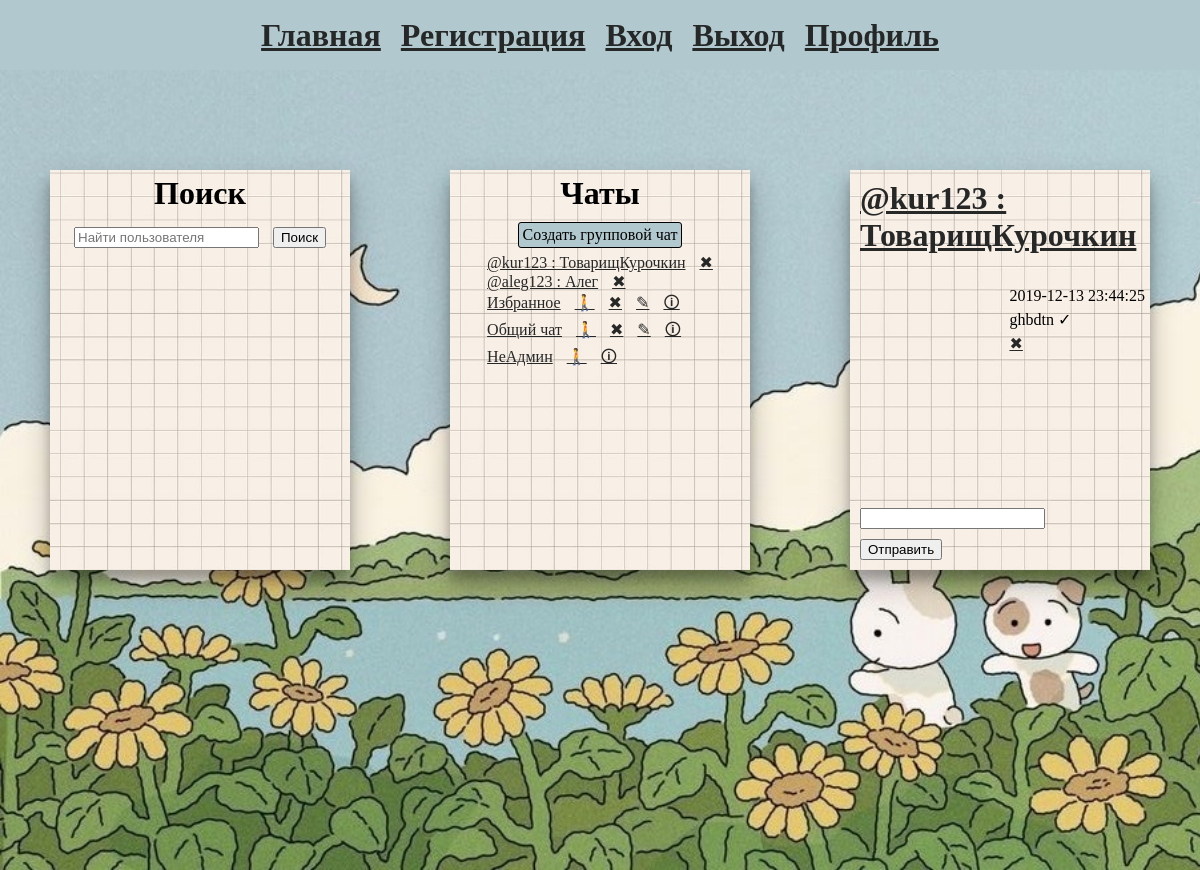
/?chat_id=2 (signed in), run on an earlier commit of the app's database.
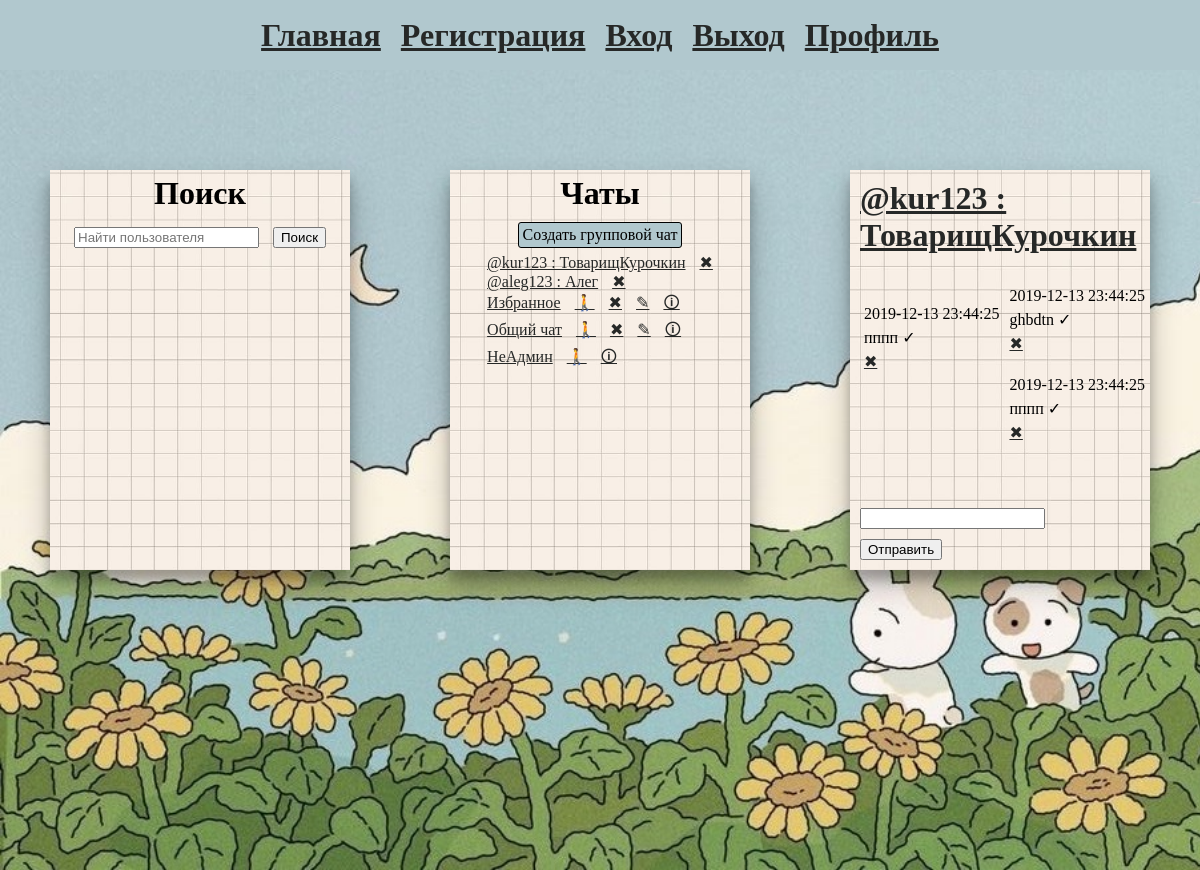
And on a later commit of the database.
### database_setup.py (models this page shows)
class ChatParticipant(Base):
    __tablename__ = 'chat_participant'
    Id = Column(Integer, primary_key=True)
    Status = Column(Integer, nullable=False, default=0)  # 0-участник, 1-администратор
    UserId = Column(Integer, ForeignKey('user.Id'), nullable=False)
    ChatId = Column(Integer, ForeignKey('chat.Id'), nullable=False)

class Chat(Base):
    __tablename__ = 'chat'
    Id = Column(Integer, primary_key=True)
    Name = Column(String(300), nullable=False, default="")
    Type = Column(Integer, nullable=False, default=0)  # 0-личная переписка 1-общий чат
    Date = Column(DateTime, default=datetime.utcnow, nullable=False)
    Messages = relationship('Message', backref='chat', lazy=True)
    ChatParticipants = relationship('ChatParticipant', backref='chat', lazy=True)

class Message(Base):
    __tablename__ = 'message'
    Id = Column(Integer, primary_key=True)
    Date = Column(DateTime, default=datetime.utcnow, nullable=False)
    Status = Column(Integer, nullable=False, default=0)  # 0-не прочитано 1-прочитанно
    SenderId = Column(Integer, ForeignKey('user.Id'), nullable=False)
    ChatId = Column(Integer, ForeignKey('chat.Id'), nullable=False)
    ContentId = Column(Integer, ForeignKey('content.Id'), nullable=False)

class Content(Base):
    __tablename__ = 'content'
    Id = Column(Integer, primary_key=True)
    Text = Column(Text, nullable=False, default="")
    Photo = Column(String(300), nullable=False, default="")
    Messages = relationship('Message', backref='content', lazy=True)

### main.py (the view, shortened to what this page needs)
@app.route('/', methods=['POST', 'GET'])
@login_required
def index():
    user_id = current_user.Id
    user_chats = session.query(ChatParticipant).filter(ChatParticipant.UserId == str(user_id)).all()
    chats = []
    for user_chat in user_chats:
        personal_chat = session.query(ChatParticipant, Chat, User). \
            filter(and_(ChatParticipant.ChatId == user_chat.ChatId, ChatParticipant.UserId != user_id)). \
            join(Chat, and_(Chat.Id == ChatParticipant.ChatId, Chat.Type == 0)). \
            join(User, User.Id == ChatParticipant.UserId).order_by(asc(Chat.Date)).first()
        group_chat = session.query(ChatParticipant, Chat). \
            filter(and_(ChatParticipant.ChatId == user_chat.ChatId, ChatParticipant.UserId == user_id)). \
            join(Chat, and_(Chat.Id == ChatParticipant.ChatId, Chat.Type == 1)).first()
        if personal_chat:
            personal_chat.Chat.Name = "@" + str(personal_chat.User.Login) + " : " + str(personal_chat.User.Name)
            chats.append(personal_chat)
        elif group_chat:
            chats.append(group_chat)
    if request.args.get('chat_id'):
        chat_id = request.args.get('chat_id')
        chat = session.query(Chat).filter(Chat.Id == chat_id).first()
        access = session.query(ChatParticipant). \
            filter(and_(ChatParticipant.ChatId == chat_id, ChatParticipant.UserId == user_id)).first()
        if not access:
            return redirect('/')
        messages = session.query(Message, Chat, Content, User). \
            filter(Chat.Id == chat_id). \
            join(Chat, Message.ChatId == Chat.Id). \
            join(Content, Message.ContentId == Content.Id). \
            join(User, User.Id == Message.SenderId). \
            order_by(asc(Message.Date)).all()
        for message in messages:
            if message.Message.SenderId != user_id and message.Message.Status == 0:
                message.Message.Status = 1
            session.commit()
        return render_template('index.html', chats=chats, chat=chat, messages=messages, user_id=user_id)

### main.py (called while the page is built)
@login_manager.user_loader
def load_user(user_id):
    return session.query(User).filter_by(Id=user_id).first()

### templates/index.html (shortened to what this page needs)
{% extends 'base.html' %}
{% block body %}
<div class="background_image">
    <div class="paper top_div">
        <div>
            <div class="top_div">
                <h1>Поиск</h1>
            </div>
            <form method="post">
                <input type="text" name="search" placeholder="Найти пользователя" hx-get>
                <input type="submit" value="Поиск">
            </form>
        </div>
    </div>
    <div class="paper top_div">
        <div>
            <div class="top_div">
                <h1>Чаты</h1>
            </div>
            <div class="top_div">
                <a class="mimic_button" href="/create_group_chat">Создать групповой чат</a>
            </div>
            <div class="scrolling">
                {% for chat in chats %}
                    {% if chat.Chat.Type == 0%}
                        <a href="{{ url_for('index', chat_id=chat.Chat.Id) }}">{{ chat.Chat.Name }}</a>
                        <a href="{{ url_for('delete_chat', chat_id=chat.Chat.Id) }}">✖</a>
                    {% endif %}
                    {% if chat.Chat.Type == 1 and chat.ChatParticipant.Status == 1 %}
                        <a href="{{ url_for('index', chat_id=chat.Chat.Id) }}">{{ chat.Chat.Name }}</a>
                        <a href="{{ url_for('leave_chat', user_id=user_id, group_chat_id=chat.Chat.Id) }}">🚶</a>
                        <a href="{{ url_for('delete_chat', chat_id=chat.Chat.Id) }}">✖</a>
                        <a href="{{ url_for('edit_group_chat', group_chat_id=chat.Chat.Id) }}">✎</a>
                        <a href="{{ url_for('group_chat_inf', group_chat_id=chat.Chat.Id) }}">🛈</a>
                    {% elif chat.ChatParticipant.Status == 0%}
                        <a href="{{ url_for('index', chat_id=chat.Chat.Id) }}">{{ chat.Chat.Name }}</a>
                        <a href="{{ url_for('leave_chat', user_id=user_id, group_chat_id=chat.Chat.Id) }}">🚶</a>
                        <a href="{{ url_for('group_chat_inf', group_chat_id=chat.Chat.Id) }}">🛈</a>
                    {% endif %}
                    <br>
                {% endfor %}
            </div>
        </div>
    </div>
    <div class="paper top_div">
        <div>
            {% if messages is defined %}
            <div class="top_div">
                    {% if chat.Type == 0 %}
                <a href="{{ url_for('profile', user_info=chat.Name) }}"><h1>{{ chat.Name }}</h1></a>
                    {% else %}
                <a href="{{ url_for('group_chat_inf', group_chat_id=chat.Id) }}"><h1>{{ chat.Name }}</h1></a>
                    {% endif%}
            </div>
                <br>
                <div>
                    <div class="scrolling">
                        {% for message in messages %}
                            {% if message.Message.SenderId == user_id %}
                                <div class="message my">
                                    <p>{{message.Message.Date.fromtimestamp(1576280665)}}</p>
                                    {% if message.Message.Status == 0 %}
                                        <p>{{message.Content.Text}} ✓</p>
                                    {% else %}
                                        <p>{{message.Content.Text}} ✓✓</p>
                                    {% endif %}
                                    <a href="{{ url_for('delete_message', message_id=message.Content.Id, chat_id=chat.Id) }}">✖</a>
                                </div><br>
                            {% else %}
                                <div class="message other">
                                    <a href="{{ url_for('profile', user_id=message.User.Id) }}">@ {{ message.User.Login }} : {{ message.User.Name }}</a>
                                    <p>{{message.Message.Date.fromtimestamp(1576280665)}}</p>
                                    <p>{{message.Content.Text}}</p>
                                </div><br>
                            {% endif %}
                        {% endfor %}
                    </div>
                    <div class="chat_form">
                        <form method="post">
                            <input type="text" name="message_text">
                            <input type="submit" value="Отправить">
                        </form>
                    </div>
                </div>
                {% else %}
                    <div class="top_div">
                        <h1>Сообщения</h1>
                    </div>
                {% endif %}
        </div>
    </div>
</div>
{% endblock %}

### templates/base.html (shortened to what this page needs)
<!doctype html>
<html lang="en">
<head>
    <link rel="stylesheet" href="{{ url_for('static', filename='css/main.css') }}">
</head>
<header>
    <a href="/"><h1>Главная</h1></a>
    <a href="/registration" ><h1>Регистрация</h1></a>
    <a href="/login"><h1>Вход</h1></a>
    <a href="/logout"><h1>Выход</h1></a>
    <a href="/profile"><h1>Профиль</h1></a>
</header>
<body>
    {% block body %}{% endblock %}
</body>
</html>

### static/css/main.css (style rules this page uses)
* :not(header, body, div) { margin: 5px; }
header { width:100%; height:70px; padding: 0; margin: 0; display: flex; background-color: #b1c8ce; display: flex; justify-content: center; align-items: center; }
body { padding: 0; margin: 0; }
a { margin: 5px; color: #262827; }
.background_image { width:100%; height: 100vh; background-image: url('/static/images/d984c86d40a5b8ce1f6f6b13142e7229.jpg'); background-size: cover; display: flex; justify-content: center; }
.paper { margin-top: 100px; margin-left: 50px; margin-right: 50px; width: 350px; height: 400px; background-image: url('/static/images/b0039dc6a1836249a5875f4f43881648.jpg'); background-size: cover; box-shadow: 0 14px 28px rgba(0,0,0,0.25), 0 10px 10px rgba(0,0,0,0.22); position: relative; }
.top_div { display: flex; justify-content: center; }
.mimic_button { border-radius: 3px; background-color: #b1c8ce; padding: 3px; border: 1px solid #000; color: black; text-decoration: none; }
.scrolling { overflow-y: auto; max-height: 290px; }
.chat_form { position: absolute; bottom: 0; }
.my { float: right; }

What changed in the data, as far as the page shows it:
added Message: Message.Date.fromtimestamp "2019-12-13 23:44:25", Content.Text "пппп"
added Message: Message.Date.fromtimestamp "2019-12-13 23:44:25", Content.Text "пппп"
